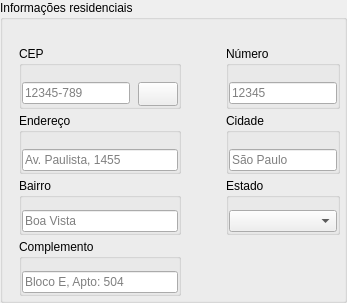
           <widget class="QGroupBox" name="gbInfoResidenciais">
            <property name="sizePolicy">
             <sizepolicy hsizetype="Expanding" vsizetype="Expanding">
              <horstretch>0</horstretch>
              <verstretch>0</verstretch>
             </sizepolicy>
            </property>
            <property name="maximumSize">
             <size>
              <width>16777215</width>
              <height>320</height>
             </size>
            </property>
            <property name="title">
             <string>Informações residenciais</string>
            </property>
            <property name="flat">
             <bool>true</bool>
            </property>
            <property name="checkable">
             <bool>false</bool>
            </property>
            <layout class="QGridLayout" name="gridLayout_3" rowstretch="0,0,0,0,0">
             <property name="sizeConstraint">
              <enum>QLayout::SetDefaultConstraint</enum>
             </property>
             <property name="leftMargin">
              <number>16</number>
             </property>
             <property name="topMargin">
              <number>26</number>
             </property>
             <property name="rightMargin">
              <number>4</number>
             </property>
             <property name="bottomMargin">
              <number>4</number>
             </property>
             <property name="spacing">
              <number>4</number>
             </property>
             <item row="2" column="1">
              <spacer name="horizontalSpacer_2">
               <property name="orientation">
                <enum>Qt::Horizontal</enum>
               </property>
               <property name="sizeHint" stdset="0">
                <size>
                 <width>41</width>
                 <height>20</height>
                </size>
               </property>
              </spacer>
             </item>
             <item row="4" column="0">
              <widget class="QGroupBox" name="groupBox_23">
               <property name="title">
                <string>Complemento</string>
               </property>
               <layout class="QHBoxLayout" name="horizontalLayout_23">
                <property name="spacing">
                 <number>0</number>
                </property>
                <property name="leftMargin">
                 <number>0</number>
                </property>
                <property name="topMargin">
                 <number>12</number>
                </property>
                <property name="rightMargin">
                 <number>0</number>
                </property>
                <property name="bottomMargin">
                 <number>0</number>
                </property>
                <item>
                 <widget class="QLineEdit" name="leComplemento">
                  <property name="placeholderText">
                   <string>Bloco E, Apto: 504</string>
                  </property>
                 </widget>
                </item>
               </layout>
              </widget>
             </item>
             <item row="3" column="1">
              <spacer name="horizontalSpacer_3">
               <property name="orientation">
                <enum>Qt::Horizontal</enum>
               </property>
               <property name="sizeHint" stdset="0">
                <size>
                 <width>41</width>
                 <height>20</height>
                </size>
               </property>
              </spacer>
             </item>
             <item row="2" column="0">
              <widget class="QGroupBox" name="groupBox_19">
               <property name="title">
                <string>Endereço</string>
               </property>
               <layout class="QHBoxLayout" name="horizontalLayout_17">
                <property name="spacing">
                 <number>0</number>
                </property>
                <property name="leftMargin">
                 <number>0</number>
                </property>
                <property name="topMargin">
                 <number>16</number>
                </property>
                <property name="rightMargin">
                 <number>0</number>
                </property>
                <property name="bottomMargin">
                 <number>0</number>
                </property>
                <item alignment="Qt::AlignTop">
                 <widget class="QLineEdit" name="leEndereco">
                  <property name="placeholderText">
                   <string>Av. Paulista, 1455</string>
                  </property>
                 </widget>
                </item>
               </layout>
              </widget>
             </item>
             <item row="2" column="2">
              <widget class="QGroupBox" name="groupBox_20">
               <property name="title">
                <string>Cidade</string>
               </property>
               <layout class="QHBoxLayout" name="horizontalLayout_20">
                <property name="spacing">
                 <number>0</number>
                </property>
                <property name="leftMargin">
                 <number>0</number>
                </property>
                <property name="topMargin">
                 <number>16</number>
                </property>
                <property name="rightMargin">
                 <number>0</number>
                </property>
                <property name="bottomMargin">
                 <number>0</number>
                </property>
                <item alignment="Qt::AlignTop">
                 <widget class="QLineEdit" name="leCidade">
                  <property name="placeholderText">
                   <string>São Paulo</string>
                  </property>
                 </widget>
                </item>
               </layout>
              </widget>
             </item>
             <item row="0" column="2">
              <widget class="QGroupBox" name="groupBox_18">
               <property name="title">
                <string>Número</string>
               </property>
               <layout class="QHBoxLayout" name="horizontalLayout_19">
                <property name="spacing">
                 <number>0</number>
                </property>
                <property name="leftMargin">
                 <number>0</number>
                </property>
                <property name="topMargin">
                 <number>16</number>
                </property>
                <property name="rightMargin">
                 <number>0</number>
                </property>
                <property name="bottomMargin">
                 <number>0</number>
                </property>
                <item alignment="Qt::AlignTop">
                 <widget class="QLineEdit" name="leNumero">
                  <property name="maxLength">
                   <number>5</number>
                  </property>
                  <property name="placeholderText">
                   <string>12345</string>
                  </property>
                 </widget>
                </item>
               </layout>
              </widget>
             </item>
             <item row="3" column="2">
              <widget class="QGroupBox" name="groupBox_22">
               <property name="title">
                <string>Estado</string>
               </property>
               <layout class="QHBoxLayout" name="horizontalLayout_22">
                <property name="spacing">
                 <number>0</number>
                </property>
                <property name="leftMargin">
                 <number>0</number>
                </property>
                <property name="topMargin">
                 <number>12</number>
                </property>
                <property name="rightMargin">
                 <number>0</number>
                </property>
                <property name="bottomMargin">
                 <number>0</number>
                </property>
                <item>
                 <widget class="QComboBox" name="cbxEstado"/>
                </item>
               </layout>
              </widget>
             </item>
             <item row="3" column="0">
              <widget class="QGroupBox" name="groupBox_21">
               <property name="title">
                <string>Bairro</string>
               </property>
               <layout class="QHBoxLayout" name="horizontalLayout_21">
                <property name="spacing">
                 <number>0</number>
                </property>
                <property name="leftMargin">
                 <number>0</number>
                </property>
                <property name="topMargin">
                 <number>12</number>
                </property>
                <property name="rightMargin">
                 <number>0</number>
                </property>
                <property name="bottomMargin">
                 <number>0</number>
                </property>
                <item>
                 <widget class="QLineEdit" name="leBairro">
                  <property name="placeholderText">
                   <string>Boa Vista</string>
                  </property>
                 </widget>
                </item>
               </layout>
              </widget>
             </item>
             <item row="0" column="0">
              <widget class="QFrame" name="frame_11">
               <property name="frameShape">
                <enum>QFrame::NoFrame</enum>
               </property>
               <property name="frameShadow">
                <enum>QFrame::Raised</enum>
               </property>
               <layout class="QHBoxLayout" name="horizontalLayout_33">
                <property name="spacing">
                 <number>8</number>
                </property>
                <property name="leftMargin">
                 <number>0</number>
                </property>
                <property name="topMargin">
                 <number>0</number>
                </property>
                <property name="rightMargin">
                 <number>0</number>
                </property>
                <property name="bottomMargin">
                 <number>0</number>
                </property>
                <item>
                 <widget class="QGroupBox" name="groupBox_17">
                  <property name="title">
                   <string>CEP</string>
                  </property>
                  <layout class="QHBoxLayout" name="horizontalLayout_18">
                   <property name="spacing">
                    <number>8</number>
                   </property>
                   <property name="leftMargin">
                    <number>0</number>
                   </property>
                   <property name="topMargin">
                    <number>16</number>
                   </property>
                   <property name="rightMargin">
                    <number>0</number>
                   </property>
                   <property name="bottomMargin">
                    <number>0</number>
                   </property>
                   <item alignment="Qt::AlignTop">
                    <widget class="QLineEdit" name="leCep">
                     <property name="maxLength">
                      <number>9</number>
                     </property>
                     <property name="placeholderText">
                      <string>12345-789</string>
                     </property>
                    </widget>
                   </item>
                   <item alignment="Qt::AlignTop">
                    <widget class="QPushButton" name="pbBuscaCep">
                     <property name="minimumSize">
                      <size>
                       <width>0</width>
                       <height>24</height>
                      </size>
                     </property>
                     <property name="text">
                      <string/>
                     </property>
                    </widget>
                   </item>
                  </layout>
                 </widget>
                </item>
               </layout>
              </widget>
             </item>
            </layout>
           </widget>
